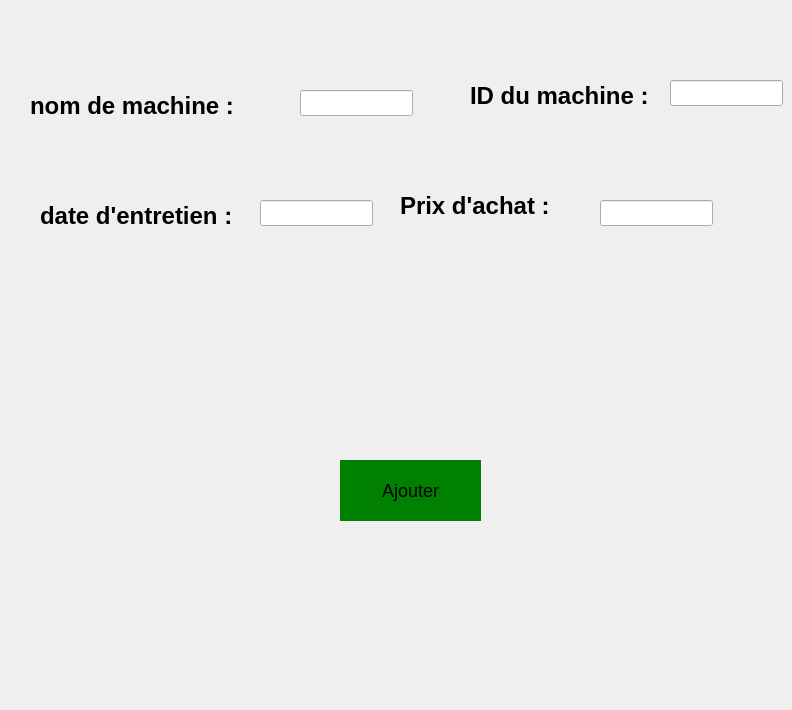
      <widget class="QWidget" name="tab_19">
       <attribute name="icon">
        <iconset resource="resource.qrc">
         <normaloff>:/images/add.png</normaloff>:/images/add.png</iconset>
       </attribute>
       <attribute name="title">
        <string>Ajouter</string>
       </attribute>
       <widget class="QLabel" name="label_27">
        <property name="geometry">
         <rect>
          <x>30</x>
          <y>80</y>
          <width>241</width>
          <height>51</height>
         </rect>
        </property>
        <property name="styleSheet">
         <string notr="true">QLabel {
    font-family: 'Arial';    /* You can change this to any preferred font */
    font-size: 24px;         /* Adjust this value for the desired text size */
    color: #000000;          /* Dark color code */
    font-weight: bold;       /* Makes the text bold */
}
</string>
        </property>
        <property name="text">
         <string>nom de machine :</string>
        </property>
       </widget>
       <widget class="QLineEdit" name="lineEdit_17">
        <property name="geometry">
         <rect>
          <x>300</x>
          <y>90</y>
          <width>113</width>
          <height>26</height>
         </rect>
        </property>
       </widget>
       <widget class="QLabel" name="label_28">
        <property name="geometry">
         <rect>
          <x>470</x>
          <y>70</y>
          <width>221</width>
          <height>51</height>
         </rect>
        </property>
        <property name="styleSheet">
         <string notr="true">QLabel {
    font-family: 'Arial';    /* You can change this to any preferred font */
    font-size: 24px;         /* Adjust this value for the desired text size */
    color: #000000;          /* Dark color code */
    font-weight: bold;       /* Makes the text bold */
}
</string>
        </property>
        <property name="text">
         <string>ID du machine :</string>
        </property>
       </widget>
       <widget class="QLineEdit" name="lineEdit_18">
        <property name="geometry">
         <rect>
          <x>670</x>
          <y>80</y>
          <width>113</width>
          <height>26</height>
         </rect>
        </property>
       </widget>
       <widget class="QLabel" name="label_29">
        <property name="geometry">
         <rect>
          <x>40</x>
          <y>190</y>
          <width>221</width>
          <height>51</height>
         </rect>
        </property>
        <property name="styleSheet">
         <string notr="true">QLabel {
    font-family: 'Arial';    /* You can change this to any preferred font */
    font-size: 24px;         /* Adjust this value for the desired text size */
    color: #000000;          /* Dark color code */
    font-weight: bold;       /* Makes the text bold */
}
</string>
        </property>
        <property name="text">
         <string>date d'entretien :</string>
        </property>
       </widget>
       <widget class="QLineEdit" name="lineEdit_19">
        <property name="geometry">
         <rect>
          <x>260</x>
          <y>200</y>
          <width>113</width>
          <height>26</height>
         </rect>
        </property>
       </widget>
       <widget class="QLabel" name="label_30">
        <property name="geometry">
         <rect>
          <x>400</x>
          <y>180</y>
          <width>221</width>
          <height>51</height>
         </rect>
        </property>
        <property name="styleSheet">
         <string notr="true">QLabel {
    font-family: 'Arial';    /* You can change this to any preferred font */
    font-size: 24px;         /* Adjust this value for the desired text size */
    color: #000000;          /* Dark color code */
    font-weight: bold;       /* Makes the text bold */
}
</string>
        </property>
        <property name="text">
         <string>Prix d'achat :</string>
        </property>
       </widget>
       <widget class="QLineEdit" name="lineEdit_20">
        <property name="geometry">
         <rect>
          <x>600</x>
          <y>200</y>
          <width>113</width>
          <height>26</height>
         </rect>
        </property>
       </widget>
       <widget class="QLabel" name="label_58">
        <property name="geometry">
         <rect>
          <x>-20</x>
          <y>530</y>
          <width>221</width>
          <height>171</height>
         </rect>
        </property>
        <property name="text">
         <string/>
        </property>
        <property name="pixmap">
         <pixmap resource="resource.qrc">:/images/Shinny__7_-removebg-preview.png</pixmap>
        </property>
        <property name="scaledContents">
         <bool>true</bool>
        </property>
       </widget>
       <widget class="QPushButton" name="pushButton_8">
        <property name="geometry">
         <rect>
          <x>340</x>
          <y>460</y>
          <width>141</width>
          <height>61</height>
         </rect>
        </property>
        <property name="styleSheet">
         <string notr="true">QPushButton {
    color: #000000;          /* Text color: deep black */
    font-size: 18px;         /* Text size: slightly bigger */
    background-color: green; /* Button background color */
    border: none;            /* Optional: Remove the border */
    padding: 10px;           /* Optional: Add padding for a better look */
}

QPushButton:hover {
    background-color: darkgreen; /* Optional: Change background color on hover */
}

QPushButton:pressed {
    background-color: lightgreen; /* Optional: Change background color on press */
}
</string>
        </property>
        <property name="text">
         <string>Ajouter</string>
        </property>
       </widget>
      </widget>
